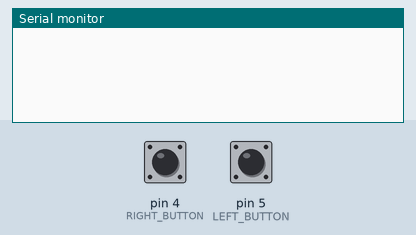
A sketch run on a simulated Arduino Uno, built with avr-gcc and run on an emulated ATmega328P. On the bench: the last lines printed to the serial monitor. The inputs (shaded band) are chosen by the test bench; at power-on: pin 4 (RIGHT_BUTTON) HIGH, pin 5 (LEFT_BUTTON) HIGH. No radio packets arrive unless stated.

Above: at 1.2 s.
1.3 s: pin 4 (RIGHT_BUTTON) pulled LOW for 0.15 s
At 1.6 s:
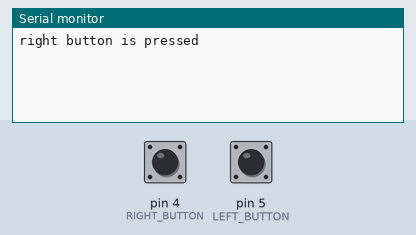
2.9 s: pin 5 (LEFT_BUTTON) pulled LOW for 0.15 s
At 4.1 s:
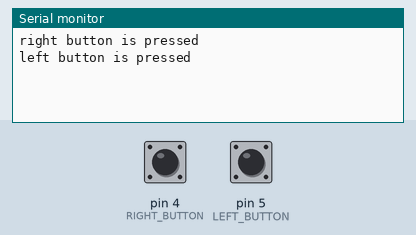

Measured:
- after the input at 1.3 s, the serial monitor: prints a new line at once (image 1)
- after the input at 2.9 s, the serial monitor: prints a new line at once (image 2)

The sketch:

Transmitter_V3.ino
```cpp
//transmitter

#include <SPI.h>
#include <nRF24L01.h>
#include <RF24.h>

#include <SoftwareSerial.h> //may not need

RF24 radio(7, 8); // CE, CSN

const byte address[6] = "00011";

// const int UP_BUTTON = 0; //CHANGE
// const int DOWN_BUTTON = 0; //CHANGE
const int LEFT_BUTTON = 5;
const int RIGHT_BUTTON = 4;

// previous states:
// int up_lastState = LOW;
// int down_lastState = LOW;
int left_lastState = LOW;
int right_lastState = LOW;

// current states:
// int up_currentState;
// int down_currentState;
int left_currentState;
int right_currentState;


void setup() {
  Serial.begin(9600);
  radio.begin();
  radio.openWritingPipe(address);
  radio.setPALevel(RF24_PA_MAX);
  radio.stopListening();

  // The following sets each button as a pull-up input
  // HIGH when switch is open and LOW if the switch is closed
  // pinMode(UP_BUTTON, INPUT_PULLUP);
  // pinMode(DOWN_BUTTON, INPUT_PULLUP);
  pinMode(LEFT_BUTTON, INPUT_PULLUP);
  pinMode(RIGHT_BUTTON, INPUT_PULLUP);
}

void loop() {
  char text;
  // The following reads the state of each button
  // up_currentState = digitalRead(UP_BUTTON);
  // down_currentState = digitalRead(DOWN_BUTTON);
  left_currentState = digitalRead(LEFT_BUTTON);
  right_currentState = digitalRead(RIGHT_BUTTON);

  // Left button:
  if(left_lastState == HIGH && left_currentState == LOW)
  {
    Serial.println("left button is pressed");
    text = "L";
    radio.write(&text, sizeof(text));
  }
  else if(left_lastState == LOW && left_currentState == HIGH)
  {
    // Serial.println("left button is released");
  }

  // Right button:
  if(right_lastState == HIGH && right_currentState == LOW)
  {
    Serial.println("right button is pressed");
    text = "R";
    radio.write(&text, sizeof(text));
  }
  else if(right_lastState == LOW && right_currentState == HIGH)
  {
    // Serial.println("right button is released");
  }
  else
  {
    text = "";
  }

  // The following saves the last state of each button
  // up_lastState = up_currentState;
  // down_lastState = down_currentState;
  left_lastState = left_currentState;
  right_lastState = right_currentState;


  delay(100);
}
```
